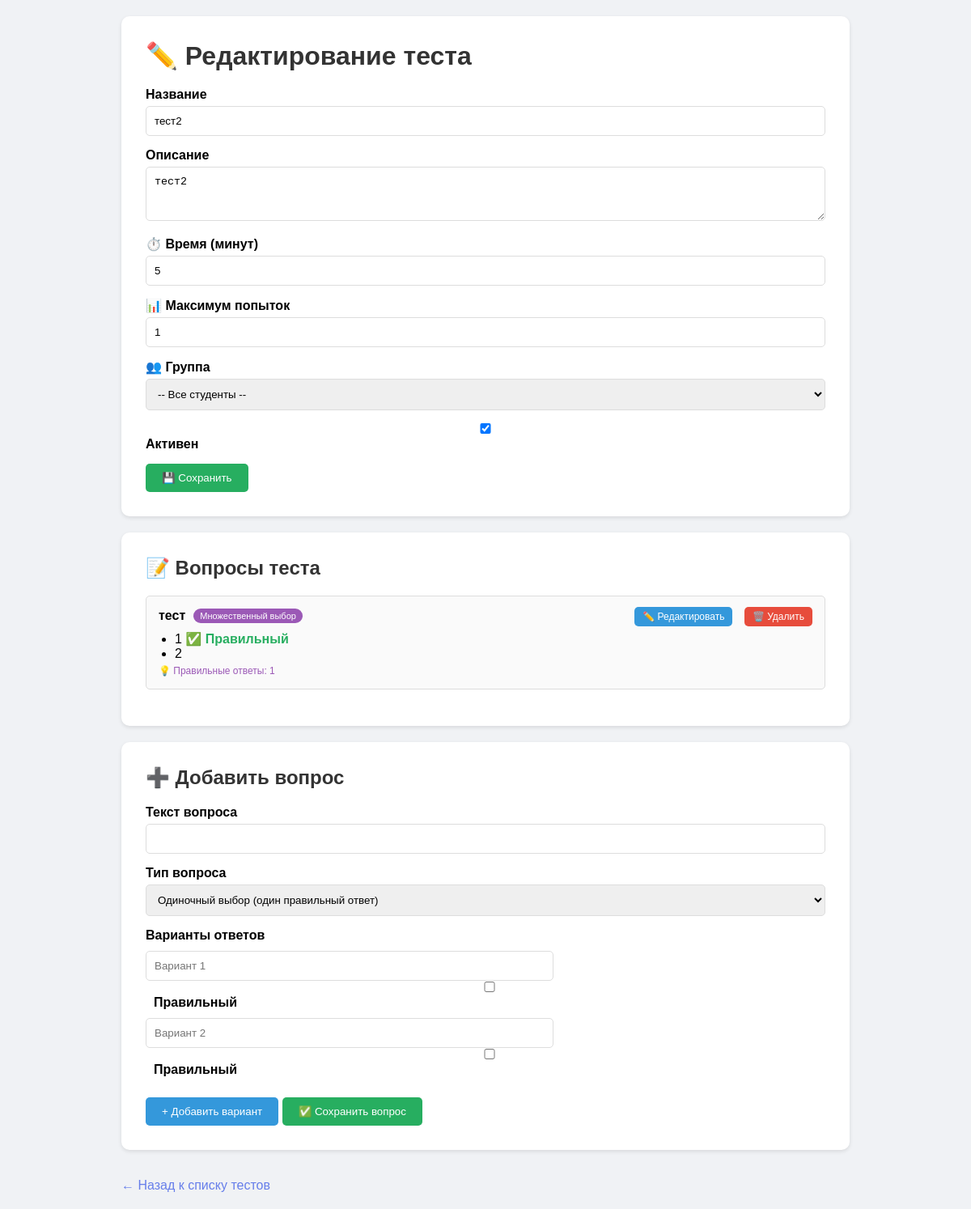
/testing_system/teacher/edit_test.php?id=6 (signed in), run on the app's committed database.
### tables this page shows
CREATE TABLE `tests` (
  `id` int(11) NOT NULL,
  `title` varchar(200) NOT NULL,
  `description` text,
  `created_by` int(11) NOT NULL,
  `created_at` datetime DEFAULT CURRENT_TIMESTAMP,
  `time_limit` int(11) DEFAULT '0',
  `is_active` tinyint(1) DEFAULT '1',
  `max_attempts` int(11) DEFAULT '0',
  `group_id` int(11) DEFAULT NULL
);

CREATE TABLE `questions` (
  `id` int(11) NOT NULL,
  `test_id` int(11) NOT NULL,
  `question_text` text NOT NULL,
  `question_type` enum('single','multiple') DEFAULT 'single',
  `difficulty` int(11) DEFAULT '5'
);

CREATE TABLE `answer_options` (
  `id` int(11) NOT NULL,
  `question_id` int(11) NOT NULL,
  `option_text` varchar(500) NOT NULL,
  `is_correct` varchar(255) DEFAULT NULL
);

### testing_system/teacher/edit_test.php (the view, shortened to what this page needs)
<?php
require_once '../config/database.php';
function decryptMultipleAnswers($encrypted_data, $key) {
    $data = base64_decode($encrypted_data);
    $iv = substr($data, 0, 16);
    $encrypted = substr($data, 16);
    $decrypted = openssl_decrypt($encrypted, 'AES-256-CBC', $key, 0, $iv);
    return json_decode($decrypted, true);
}
$test_id = $_GET['id'] ?? 0;
$stmt = $pdo->prepare("SELECT * FROM tests WHERE id = ? AND created_by = ?");
$stmt->execute([$test_id, $_SESSION['user_id']]);
$test = $stmt->fetch();
$stmt = $pdo->prepare("SELECT * FROM questions WHERE test_id = ? ORDER BY id");
$stmt->execute([$test_id]);
$questions = $stmt->fetchAll();
?>
<!DOCTYPE html>
<html lang="ru">
<head>
</head>
<body>
    <div class="container">
        <div class="card">
            <h1>✏️ Редактирование теста</h1>
            <form method="POST">
                <div class="form-group">
                    <label>Название</label>
                    <input type="text" name="title" value="<?= htmlspecialchars($test['title']) ?>" required>
                </div>
                <div class="form-group">
                    <label>Описание</label>
                    <textarea name="description" rows="3"><?= htmlspecialchars($test['description']) ?></textarea>
                </div>
                <div class="form-group">
                    <label>⏱️ Время (минут)</label>
                    <input type="number" name="time_limit" value="<?= $test['time_limit'] ?>">
                </div>
                <div class="form-group">
                    <label>📊 Максимум попыток</label>
                    <input type="number" name="max_attempts" value="<?= $test['max_attempts'] ?>">
                </div>
                <div class="form-group">
                    <label>👥 Группа</label>
                    <select name="group_id">
                        <option value="">-- Все студенты --</option>
                    </select>
                </div>
                <div class="form-group">
                    <label><input type="checkbox" name="is_active" <?= $test['is_active'] ? 'checked' : '' ?>> Активен</label>
                </div>
                <button type="submit" name="update_test">💾 Сохранить</button>
            </form>
        </div>
        <div class="card">
            <h2>📝 Вопросы теста</h2>
            <?php if (empty($questions)): ?>
                <p style="color: #666;">Вопросов пока нет. Добавьте первый вопрос ниже.</p>
            <?php else: ?>
                <?php foreach ($questions as $q):
                    $stmt_opts = $pdo->prepare("SELECT * FROM answer_options WHERE question_id = ? ORDER BY id");
                    $stmt_opts->execute([$q['id']]);
                    $options = $stmt_opts->fetchAll();
                    $is_multiple = ($q['question_type'] == 'multiple');
                    $type_label = $is_multiple ? 'Множественный выбор' : 'Одиночный выбор';
                    $type_class = $is_multiple ? 'type-multiple' : 'type-single';
                    $correct_indices = [];
                    if ($is_multiple && !empty($options)) {
                        $correct_indices = decryptMultipleAnswers($options[0]['is_correct'], ENCRYPTION_KEY);
                    }
                ?>
                    <div class="question-block">
                        <div style="display: flex; align-items: center; flex-wrap: wrap; gap: 10px;">
                            <strong><?= htmlspecialchars($q['question_text']) ?></strong>
                            <span class="type-badge <?= $type_class ?>"><?= $type_label ?></span>
                            <div style="margin-left: auto;">
                                <a href="edit_question.php?question_id=<?= $q['id'] ?>&test_id=<?= $test_id ?>" class="edit-btn">✏️ Редактировать</a>
                                <a href="?id=<?= $test_id ?>&delete_question=<?= $q['id'] ?>" class="delete-btn" onclick="return confirm('Удалить вопрос?')">🗑️ Удалить</a>
                            </div>
                        </div>
                        <ul style="margin-top: 10px; margin-left: 20px;">
                            <?php foreach ($options as $idx => $opt):
                                $is_correct = false;
                                if ($is_multiple) {
                                    $is_correct = in_array($idx, $correct_indices);
                                }
                            ?>
                                <li>
                                    <?= htmlspecialchars($opt['option_text']) ?>
                                    <?php if ($is_correct): ?>
                                        <span style="color: #27ae60; font-weight: bold;">✅ Правильный</span>
                                    <?php endif; ?>
                                </li>
                            <?php endforeach; ?>
                        </ul>
                        <?php if ($is_multiple && count($correct_indices) > 0): ?>
                            <div style="font-size: 12px; color: #9b59b6; margin-top: 5px;">
                                💡 Правильные ответы: <?= implode(', ', array_map(function($i) { return $i + 1; }, $correct_indices)) ?>
                            </div>
                        <?php endif; ?>
                    </div>
                <?php endforeach; ?>
            <?php endif; ?>
        </div>
        <div class="card">
            <h2>➕ Добавить вопрос</h2>
            <form method="POST" id="addQuestionForm">
                <div class="form-group">
                    <label>Текст вопроса</label>
                    <input type="text" name="question_text" required>
                </div>
                <div class="form-group">
                    <label>Тип вопроса</label>
                    <select name="question_type" id="question_type" onchange="toggleCorrectType()">
                        <option value="single">Одиночный выбор (один правильный ответ)</option>
                    </select>
                </div>
                <label>Варианты ответов</label>
                <div id="options">
                    <div class="option-row">
                        <input type="text" name="options[]" placeholder="Вариант 1" required style="width: 60%;">
                        <label class="correct-label">
                            <input type="checkbox" name="correct[]" value="0" class="correct-checkbox"> Правильный
                        </label>
                    </div>
                    <div class="option-row">
                        <input type="text" name="options[]" placeholder="Вариант 2" required style="width: 60%;">
                        <label class="correct-label">
                            <input type="checkbox" name="correct[]" value="1" class="correct-checkbox"> Правильный
                        </label>
                    </div>
                </div>
                <button type="button" onclick="addOption()" style="background: #3498db;">+ Добавить вариант</button>
                <button type="submit" name="add_question" style="margin-top: 15px;">✅ Сохранить вопрос</button>
            </form>
        </div>
        <a href="index.php" class="back">← Назад к списку тестов</a>
    </div>
</body>
</html>

### testing_system/teacher/edit_test.php (style rules this page uses)
* { margin: 0; padding: 0; box-sizing: border-box; }
body { font-family: Arial, sans-serif; background: #f0f2f5; padding: 20px; }
.container { max-width: 900px; margin: 0 auto; }
.card { background: white; padding: 30px; border-radius: 10px; margin-bottom: 20px; box-shadow: 0 2px 5px rgba(0,0,0,0.1); }
h1, h2 { margin-bottom: 20px; color: #333; }
.form-group { margin-bottom: 15px; }
label { font-weight: bold; display: block; margin-bottom: 5px; }
input, textarea, select { width: 100%; padding: 10px; border: 1px solid #ddd; border-radius: 5px; }
button { background: #27ae60; color: white; padding: 10px 20px; border: none; border-radius: 5px; cursor: pointer; }
.delete-btn { background: #e74c3c; color: white; padding: 5px 10px; text-decoration: none; border-radius: 5px; font-size: 12px; margin-left: 10px; }
.edit-btn { background: #3498db; color: white; padding: 5px 10px; text-decoration: none; border-radius: 5px; font-size: 12px; margin-left: 10px; }
.question-block { border: 1px solid #ddd; padding: 15px; margin-bottom: 15px; border-radius: 5px; background: #fafafa; }
.option-row { margin: 10px 0; }
.back { display: inline-block; margin-top: 15px; color: #667eea; text-decoration: none; }
.type-badge { display: inline-block; padding: 3px 8px; border-radius: 20px; font-size: 11px; }
.type-multiple { background: #9b59b6; color: white; }
.correct-label { margin-left: 10px; }

### data on the page
tests: title "тест2", description "тест2", time_limit "5", max_attempts "1", is_active "☑"
questions: question_text "тест", question_type "Множественный выбор", answer_options.is_correct "1"
answer_options: option_text "1", shows "✅ Правильный"
answer_options: option_text "2"
